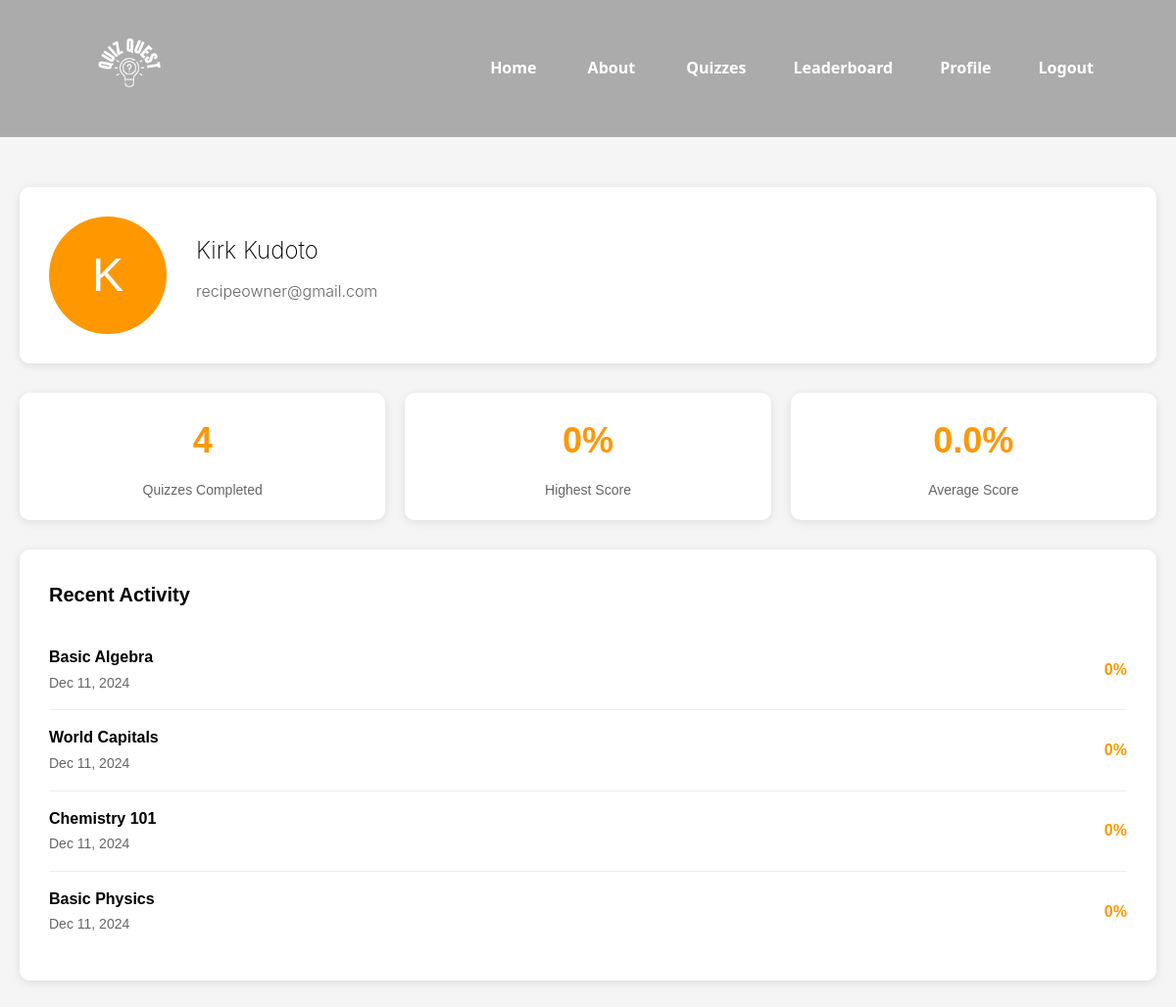
Screenshot of /view/profile.php (signed in) with the database file from the repository.
### tables this page shows
CREATE TABLE `users` (
  `user_id` int(11) NOT NULL,
  `email` varchar(100) NOT NULL,
  `password_hash` varchar(255) NOT NULL,
  `fname` varchar(50) DEFAULT NULL,
  `lname` varchar(50) DEFAULT NULL,
  `role` int(11) NOT NULL,
  `registration_date` timestamp NOT NULL DEFAULT current_timestamp()
);

### view/profile.php (the view, shortened to what this page needs)
<?php
include "../db/config.php";
?>
<!DOCTYPE html>
<html lang="en">
<head>
</head>
<body>
<?php
$user_id = $_SESSION['user_id'];
$user_query = "SELECT * FROM users WHERE user_id = ?";
$stmt = $conn->prepare($user_query);
$stmt->bind_param("i", $user_id);
$stmt->execute();
$user_result = $stmt->get_result();
$user_data = $user_result->fetch_assoc();
$stats_query = "SELECT
            COUNT(DISTINCT up.quiz_id) as total_quizzes,
            MAX(ROUND((up.score * 100.0) / (
                SELECT COUNT(*)
                FROM questions q2
                WHERE q2.quiz_id = up.quiz_id
            ))) as highest_score,
            ROUND(AVG(
                (up.score * 100.0) / (
                    SELECT COUNT(*)
                    FROM questions q3
                    WHERE q3.quiz_id = up.quiz_id
                )
            ), 1) as average_score
            FROM user_progress up
            WHERE up.user_id = ?";
$stmt = $conn->prepare($stats_query);
$stmt->bind_param("i", $user_id);
$stmt->execute();
$stats_result = $stmt->get_result();
$stats_data = $stats_result->fetch_assoc();
$activity_query = "SELECT
            q.name as quiz_name,
            ROUND((up.score * 100.0) / (
                SELECT COUNT(*)
                FROM questions qs
                WHERE qs.quiz_id = q.id
            )) as score,
            up.completed_at
            FROM user_progress up
            JOIN quizzes q ON up.quiz_id = q.id
            WHERE up.user_id = ?
            ORDER BY up.completed_at DESC
            LIMIT 5";
$stmt = $conn->prepare($activity_query);
$stmt->bind_param("i", $user_id);
$stmt->execute();
$activity_result = $stmt->get_result();
?>
<nav class="navbar">
    <div class="logo"><a href="../index.php"><img style="width:6rem; height: 6rem;" src="../assets/images/quiz_quest_logo_white.png"></a></div>
    <div class="links">
        <a href="../index.php">Home</a>
        <a href="about.html">About</a>
        <?php
        if(!isset($_SESSION['user_id'])){
            echo "<a href='login.php'>Login</a>";
            echo "<a href='signup.php'>Sign Up</a>";
        }
        else{
            if ($_SESSION['role'] != '1'){
                echo "<a href='quizzes.php'>Quizzes</a>";
            }
            echo "<a href='leaderboard.php'>Leaderboard</a>";
            echo "<a href='profile.php'>Profile</a>";
            echo "<a href='../actions/logout.php'>Logout</a>";
        }
        ?>
    </div>
</nav>
<div class="profile-container">
    <br><br>
    <div class="profile-header">
        <div class="profile-avatar">
            <?php echo strtoupper(substr($user_data['fname'], 0, 1)); ?>
        </div>
        <div class="profile-info">
            <div class="profile-name" style="font-family: 'Inter'; font-weight: 250;"><?php echo htmlspecialchars($user_data['fname'] . ' ' . $user_data['lname']); ?></div>
            <div class="profile-email" style="font-family: 'Inter'; font-weight: 300;"><?php echo htmlspecialchars($user_data['email']); ?></div>
        </div>
    </div>
    <div class="profile-stats">
        <div class="stat-card">
            <div class="stat-value"><?php echo $stats_data['total_quizzes'] ?? 0; ?></div>
            <div class="stat-label">Quizzes Completed</div>
        </div>
        <div class="stat-card">
            <div class="stat-value"><?php echo $stats_data['highest_score'] ?? 0; ?>%</div>
            <div class="stat-label">Highest Score</div>
        </div>
        <div class="stat-card">
            <div class="stat-value"><?php echo $stats_data['average_score'] ?? 0; ?>%</div>
            <div class="stat-label">Average Score</div>
        </div>
    </div>
    <div class="recent-activity">
        <div class="activity-header">Recent Activity</div>
        <ul class="activity-list">
            <?php
            if ($activity_result->num_rows > 0) {
                while ($activity = $activity_result->fetch_assoc()) {
                    $formatted_date = date('M d, Y', strtotime($activity['completed_at']));
                    echo "<li class='activity-item'>
                                <div>
                                    <span class='quiz-name'>" . htmlspecialchars($activity['quiz_name']) . "</span>
                                    <br>
                                    <span class='quiz-date'>" . $formatted_date . "</span>
                                </div>
                                <span class='quiz-score'>" . $activity['score'] . "%</span>
                              </li>";
                }
            } else {
                echo "<li class='activity-item'>No quizzes completed yet</li>";
            }
            ?>
        </ul>
    </div>
</div>
</body>
</html>

### view/profile.php (style rules this page uses)
* { box-sizing: border-box; margin: 0; padding: 0; }
body { font-family: Arial, sans-serif; line-height: 1.6; background-color: #f5f5f5; }
.navbar { font-family: 'Segoe UI', Tahoma, Geneva, Verdana, sans-serif; position: fixed; top: 0; left: 0; width: 100%; display: flex; justify-content: space-between; align-items: center; padding: 1rem 5%; background: rgba(0,0,0,0.3); z-index: 10; }
.navbar a { color: white; text-decoration: none; margin: 0 0.5rem; font-weight: bold; transition: all 0.3s ease; padding: 0.5rem 1rem; border-radius: 20px; }
.navbar .logo { font-size: 1.8rem; font-weight: bold; }
.profile-container { max-width: 1200px; margin: 120px auto 40px; padding: 20px; }
.profile-header { background: white; border-radius: 10px; padding: 30px; box-shadow: 0 2px 10px rgba(0,0,0,0.1); margin-bottom: 30px; display: flex; align-items: center; gap: 30px; }
.profile-avatar { width: 120px; height: 120px; border-radius: 50%; background: #ff9800; display: flex; align-items: center; justify-content: center; font-size: 48px; color: white; }
.profile-info { flex-grow: 1; }
.profile-name { font-size: 24px; font-weight: bold; margin-bottom: 10px; }
.profile-email { color: #666; margin-bottom: 15px; }
.profile-stats { display: grid; grid-template-columns: repeat(auto-fit, minmax(250px, 1fr)); gap: 20px; margin-bottom: 30px; }
.stat-card { background: white; border-radius: 10px; padding: 20px; box-shadow: 0 2px 10px rgba(0,0,0,0.1); text-align: center; }
.stat-value { font-size: 36px; font-weight: bold; color: #ff9800; margin-bottom: 10px; }
.stat-label { color: #666; font-size: 14px; }
.recent-activity { background: white; border-radius: 10px; padding: 30px; box-shadow: 0 2px 10px rgba(0,0,0,0.1); }
.activity-header { font-size: 20px; font-weight: bold; margin-bottom: 20px; }
.activity-list { list-style: none; }
.activity-item { padding: 15px 0; border-bottom: 1px solid #eee; display: flex; justify-content: space-between; align-items: center; }
.activity-item:last-child { border-bottom: none; }
.quiz-name { font-weight: bold; }
.quiz-score { color: #ff9800; font-weight: bold; }
.quiz-date { color: #666; font-size: 14px; }

### rows the page displays
users: fname "K", fname+lname "Kirk Kudoto", email "recipeowner@gmail.com"

### other values shown
$stats_data['total_quizzes'] "4"
$stats_data['highest_score'] "0"
$stats_data['average_score'] "0.0"
$activity['quiz_name'] "Basic Algebra"
$formatted_date "Dec 11, 2024"
$activity['score'] "0"
$activity['quiz_name'] "World Capitals"
$activity['quiz_name'] "Chemistry 101"
$activity['quiz_name'] "Basic Physics"
